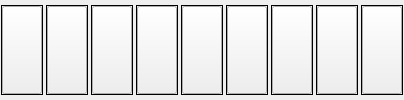
       <widget class="QWidget" name="comAREA" native="true">
        <layout class="QHBoxLayout" name="commonAREA">
         <property name="spacing">
          <number>3</number>
         </property>
         <property name="sizeConstraint">
          <enum>QLayout::SetNoConstraint</enum>
         </property>
         <property name="leftMargin">
          <number>1</number>
         </property>
         <property name="topMargin">
          <number>5</number>
         </property>
         <property name="rightMargin">
          <number>1</number>
         </property>
         <property name="bottomMargin">
          <number>5</number>
         </property>
         <item>
          <widget class="QFrame" name="fm8">
           <property name="frameShape">
            <enum>QFrame::Box</enum>
           </property>
           <property name="frameShadow">
            <enum>QFrame::Plain</enum>
           </property>
           <layout class="QHBoxLayout" name="horizontalLayout_17">
            <property name="spacing">
             <number>0</number>
            </property>
            <property name="leftMargin">
             <number>0</number>
            </property>
            <property name="topMargin">
             <number>0</number>
            </property>
            <property name="rightMargin">
             <number>0</number>
            </property>
            <property name="bottomMargin">
             <number>0</number>
            </property>
            <item>
             <widget class="QPushButton" name="obj8">
              <property name="sizePolicy">
               <sizepolicy hsizetype="Preferred" vsizetype="Preferred">
                <horstretch>0</horstretch>
                <verstretch>0</verstretch>
               </sizepolicy>
              </property>
              <property name="checkable">
               <bool>true</bool>
              </property>
             </widget>
            </item>
           </layout>
          </widget>
         </item>
         <item>
          <widget class="QFrame" name="fm7">
           <property name="frameShape">
            <enum>QFrame::Box</enum>
           </property>
           <property name="frameShadow">
            <enum>QFrame::Plain</enum>
           </property>
           <layout class="QHBoxLayout" name="horizontalLayout_19">
            <property name="spacing">
             <number>0</number>
            </property>
            <property name="leftMargin">
             <number>0</number>
            </property>
            <property name="topMargin">
             <number>0</number>
            </property>
            <property name="rightMargin">
             <number>0</number>
            </property>
            <property name="bottomMargin">
             <number>0</number>
            </property>
            <item>
             <widget class="QPushButton" name="obj7">
              <property name="sizePolicy">
               <sizepolicy hsizetype="Preferred" vsizetype="Preferred">
                <horstretch>0</horstretch>
                <verstretch>0</verstretch>
               </sizepolicy>
              </property>
              <property name="checkable">
               <bool>true</bool>
              </property>
             </widget>
            </item>
           </layout>
          </widget>
         </item>
         <item>
          <widget class="QFrame" name="fm6">
           <property name="frameShape">
            <enum>QFrame::Box</enum>
           </property>
           <property name="frameShadow">
            <enum>QFrame::Plain</enum>
           </property>
           <layout class="QHBoxLayout" name="horizontalLayout_20">
            <property name="spacing">
             <number>0</number>
            </property>
            <property name="leftMargin">
             <number>0</number>
            </property>
            <property name="topMargin">
             <number>0</number>
            </property>
            <property name="rightMargin">
             <number>0</number>
            </property>
            <property name="bottomMargin">
             <number>0</number>
            </property>
            <item>
             <widget class="QPushButton" name="obj6">
              <property name="sizePolicy">
               <sizepolicy hsizetype="Preferred" vsizetype="Preferred">
                <horstretch>0</horstretch>
                <verstretch>0</verstretch>
               </sizepolicy>
              </property>
              <property name="checkable">
               <bool>true</bool>
              </property>
             </widget>
            </item>
           </layout>
          </widget>
         </item>
         <item>
          <widget class="QFrame" name="fm5">
           <property name="frameShape">
            <enum>QFrame::Box</enum>
           </property>
           <property name="frameShadow">
            <enum>QFrame::Plain</enum>
           </property>
           <layout class="QHBoxLayout" name="horizontalLayout_21">
            <property name="spacing">
             <number>0</number>
            </property>
            <property name="leftMargin">
             <number>0</number>
            </property>
            <property name="topMargin">
             <number>0</number>
            </property>
            <property name="rightMargin">
             <number>0</number>
            </property>
            <property name="bottomMargin">
             <number>0</number>
            </property>
            <item>
             <widget class="QPushButton" name="obj5">
              <property name="sizePolicy">
               <sizepolicy hsizetype="Preferred" vsizetype="Preferred">
                <horstretch>0</horstretch>
                <verstretch>0</verstretch>
               </sizepolicy>
              </property>
              <property name="checkable">
               <bool>true</bool>
              </property>
             </widget>
            </item>
           </layout>
          </widget>
         </item>
         <item>
          <widget class="QFrame" name="fm4">
           <property name="frameShape">
            <enum>QFrame::Box</enum>
           </property>
           <property name="frameShadow">
            <enum>QFrame::Plain</enum>
           </property>
           <layout class="QHBoxLayout" name="horizontalLayout_22">
            <property name="spacing">
             <number>0</number>
            </property>
            <property name="leftMargin">
             <number>0</number>
            </property>
            <property name="topMargin">
             <number>0</number>
            </property>
            <property name="rightMargin">
             <number>0</number>
            </property>
            <property name="bottomMargin">
             <number>0</number>
            </property>
            <item>
             <widget class="QPushButton" name="obj4">
              <property name="sizePolicy">
               <sizepolicy hsizetype="Preferred" vsizetype="Preferred">
                <horstretch>0</horstretch>
                <verstretch>0</verstretch>
               </sizepolicy>
              </property>
              <property name="checkable">
               <bool>true</bool>
              </property>
             </widget>
            </item>
           </layout>
          </widget>
         </item>
         <item>
          <widget class="QFrame" name="fm3">
           <property name="frameShape">
            <enum>QFrame::Box</enum>
           </property>
           <property name="frameShadow">
            <enum>QFrame::Plain</enum>
           </property>
           <layout class="QHBoxLayout" name="horizontalLayout_23">
            <property name="spacing">
             <number>0</number>
            </property>
            <property name="leftMargin">
             <number>0</number>
            </property>
            <property name="topMargin">
             <number>0</number>
            </property>
            <property name="rightMargin">
             <number>0</number>
            </property>
            <property name="bottomMargin">
             <number>0</number>
            </property>
            <item>
             <widget class="QPushButton" name="obj3">
              <property name="sizePolicy">
               <sizepolicy hsizetype="Preferred" vsizetype="Preferred">
                <horstretch>0</horstretch>
                <verstretch>0</verstretch>
               </sizepolicy>
              </property>
              <property name="checkable">
               <bool>true</bool>
              </property>
             </widget>
            </item>
           </layout>
          </widget>
         </item>
         <item>
          <widget class="QFrame" name="fm2">
           <property name="frameShape">
            <enum>QFrame::Box</enum>
           </property>
           <property name="frameShadow">
            <enum>QFrame::Plain</enum>
           </property>
           <layout class="QHBoxLayout" name="horizontalLayout_24">
            <property name="spacing">
             <number>0</number>
            </property>
            <property name="leftMargin">
             <number>0</number>
            </property>
            <property name="topMargin">
             <number>0</number>
            </property>
            <property name="rightMargin">
             <number>0</number>
            </property>
            <property name="bottomMargin">
             <number>0</number>
            </property>
            <item>
             <widget class="QPushButton" name="obj2">
              <property name="sizePolicy">
               <sizepolicy hsizetype="Preferred" vsizetype="Preferred">
                <horstretch>0</horstretch>
                <verstretch>0</verstretch>
               </sizepolicy>
              </property>
              <property name="checkable">
               <bool>true</bool>
              </property>
             </widget>
            </item>
           </layout>
          </widget>
         </item>
         <item>
          <widget class="QFrame" name="fm1">
           <property name="frameShape">
            <enum>QFrame::Box</enum>
           </property>
           <property name="frameShadow">
            <enum>QFrame::Plain</enum>
           </property>
           <layout class="QHBoxLayout" name="horizontalLayout_25">
            <property name="spacing">
             <number>0</number>
            </property>
            <property name="leftMargin">
             <number>0</number>
            </property>
            <property name="topMargin">
             <number>0</number>
            </property>
            <property name="rightMargin">
             <number>0</number>
            </property>
            <property name="bottomMargin">
             <number>0</number>
            </property>
            <item>
             <widget class="QPushButton" name="obj1">
              <property name="sizePolicy">
               <sizepolicy hsizetype="Preferred" vsizetype="Preferred">
                <horstretch>0</horstretch>
                <verstretch>0</verstretch>
               </sizepolicy>
              </property>
              <property name="checkable">
               <bool>true</bool>
              </property>
             </widget>
            </item>
           </layout>
          </widget>
         </item>
         <item>
          <widget class="QFrame" name="fm0">
           <property name="frameShape">
            <enum>QFrame::Box</enum>
           </property>
           <property name="frameShadow">
            <enum>QFrame::Plain</enum>
           </property>
           <layout class="QHBoxLayout" name="horizontalLayout_18">
            <property name="spacing">
             <number>0</number>
            </property>
            <property name="leftMargin">
             <number>0</number>
            </property>
            <property name="topMargin">
             <number>0</number>
            </property>
            <property name="rightMargin">
             <number>0</number>
            </property>
            <property name="bottomMargin">
             <number>0</number>
            </property>
            <item>
             <widget class="QPushButton" name="obj0">
              <property name="sizePolicy">
               <sizepolicy hsizetype="Preferred" vsizetype="Preferred">
                <horstretch>0</horstretch>
                <verstretch>0</verstretch>
               </sizepolicy>
              </property>
              <property name="checkable">
               <bool>true</bool>
              </property>
             </widget>
            </item>
           </layout>
          </widget>
         </item>
        </layout>
       </widget>
